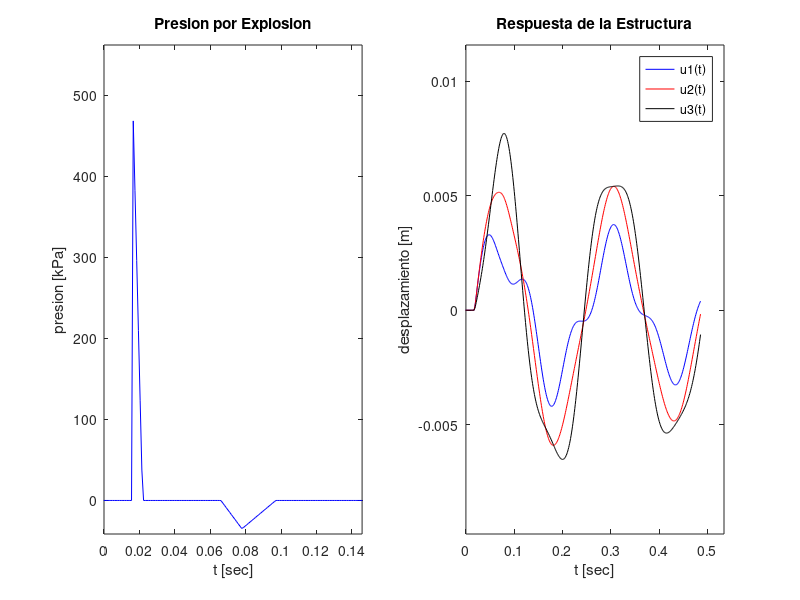

Here is the MATLAB script that generated this plot:
% Ejemplo de Metodo de Diferencia Centrada: Edificio Bajo Carga de Explosion %
clc, clear

% Definicion de la estructura
A     = 30; %m				Lado del Edificio
e     = 0.25; %m			Espesor Losa Piso
hv    = 0.7; %m			Altura Viga
bv    = 0.3; %m			Ancho Viga
muro  = 300; %kg/m2		Peso muro por uni. area
ncols = 16; %			Cantidad de Columnas (4x4)

a = 0.7; %m				Lado de Columna
E = 30e9; %N/m2			Mod. Young Hormigon
I = a^4/12; %m4
H = 3.5; %m				Altura Entre Pisos

% Definicion de Matriz de Rigidez
k = ncols * 12*E*I/H^3; %N/m
       %u1 u2 u3
K = k*[2 -1 0 ; -1 2 -1 ; 0 -1 1]; %N/m

% Definicion de Matriz de Masa
Mpiso  = 2500*(e*A^2+hv*bv*A*8); %kg
Mpilar = 2500*ncols*a^2*H; %kg
Mmuro  = muro*H*A*4*0.6; %kg
Mint   = Mpiso + Mpilar + Mmuro;
Msup   = Mpiso + Mpilar/2 + Mmuro/2;

M = diag([Mint, Mint, Msup]); %kg

% Definicion de Matriz Amortiguamiento
    % Usamos Rayleigh Damping: C = eta*M + delta*K
    % Amortiguamiento: 3% critico para 25rad/s y 106rad/s
C = 1.21*M + 4.6e-4*K;

% Calculo de Modos Normales
[PHI, w2] = eig(K,M);

w = sqrt(diag(w2)); %rad/s
f = w/2/pi; %Hz
T = 1./f %sec

% Calculo de Paso Critico para Diferencia Centrada
dtcr = min(T)/pi

% Definicion de Historia de Presiones y Fuerzas Laterales
Aint = A*H; %m2
Asup = A*H/2; %m2

% funcion analitica para evaluar presion triangular en el tiempo
press = @(t,ta,te,pr1,pr2) (pr1-(pr1-pr2)/te*(t-ta)).*and(t>ta,t<ta+te);

% historia de presion en el tiempo como suma de tramos lineales (triangulos)
pt = @(t) press(t,15.6e-3,6.2e-3,0.55e6,0)+ ...
          press(t,66.0e-3,11.9e-3,0,-0.035e6)+...
          press(t,77.9e-3,19.1e-3,-0.035e6,0); %N/m2

ft = @(t) pt(t)*[Aint;Aint;Asup]; %N

% Definicion de Condiciones Iniciales y Tiempo Final
t0 = 0; %sec
u0 = [0;0;0]; %m
v0 = [0;0;0]; %m
ac0 = M\(ft(t0)-C*v0-K*u0); % de ec de movimiento Mu.. + Ku = ft

tf = 2*max(T); % 2 periodos del modo fundamental

% Inicializacion Difrerencia Centrada
dt = dtcr/20;
a0 = 1/dt^2; a1=1/2/dt; a2=2*a0; a3=1/a2;

u(:,1) = u0 - dt*v0 + a3*ac0; % u(-dt)
u(:,2) = u0; % u(0)

Meff = a0*M+a1*C;   Keff = (K-a2*M);   M2 = a0*M-a1*C;

% Comienza Marcha en el Tiempo usando Diferencia Centrada
t(1) = t0-dt;   t(2) = t0;   k=2;
while t<tf
    feff = ft(t(k)) - Keff*u(:,k) - M2*u(:,k-1);
    u(:,k+1) = Meff\feff;
    acc(:,k) = a0*(u(:,k+1)-2*u(:,k)+u(:,k-1));
    vel(:,k) = a1*(u(:,k+1)-u(:,k-1));
    k=k+1;
    t(k)=t(k-1)+dt;
end

subplot(1,2,1),    plot(t,pt(t)/1e3,'-b')
xlabel('t [sec]'), ylabel('presion [kPa]')
axis([t0,0.3*max(t),1.2*min(min(pt(t)/1e3)),1.2*max(max(pt(t)/1e3))])
title('Presion por Explosion')

subplot(1,2,2),    plot(t,u(1,:),'-b',t,u(2,:),'-r',t,u(3,:),'-k')
legend('u1(t)','u2(t)','u3(t)'), xlabel('t [sec]'), ylabel('desplazamiento [m]')
axis([t0,1.1*max(t),1.5*min(min(u)),1.5*max(max(u))])
title('Respuesta de la Estructura')
